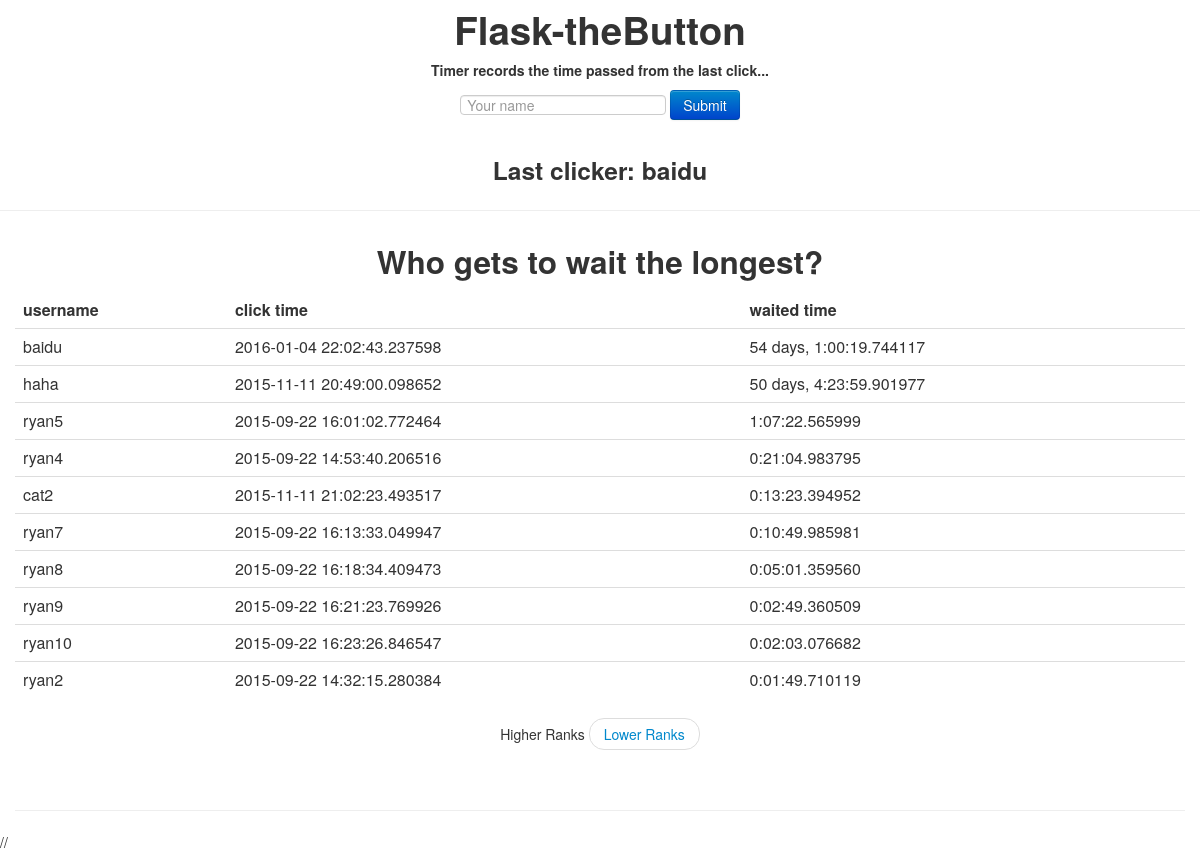
Before: / with the older database file.
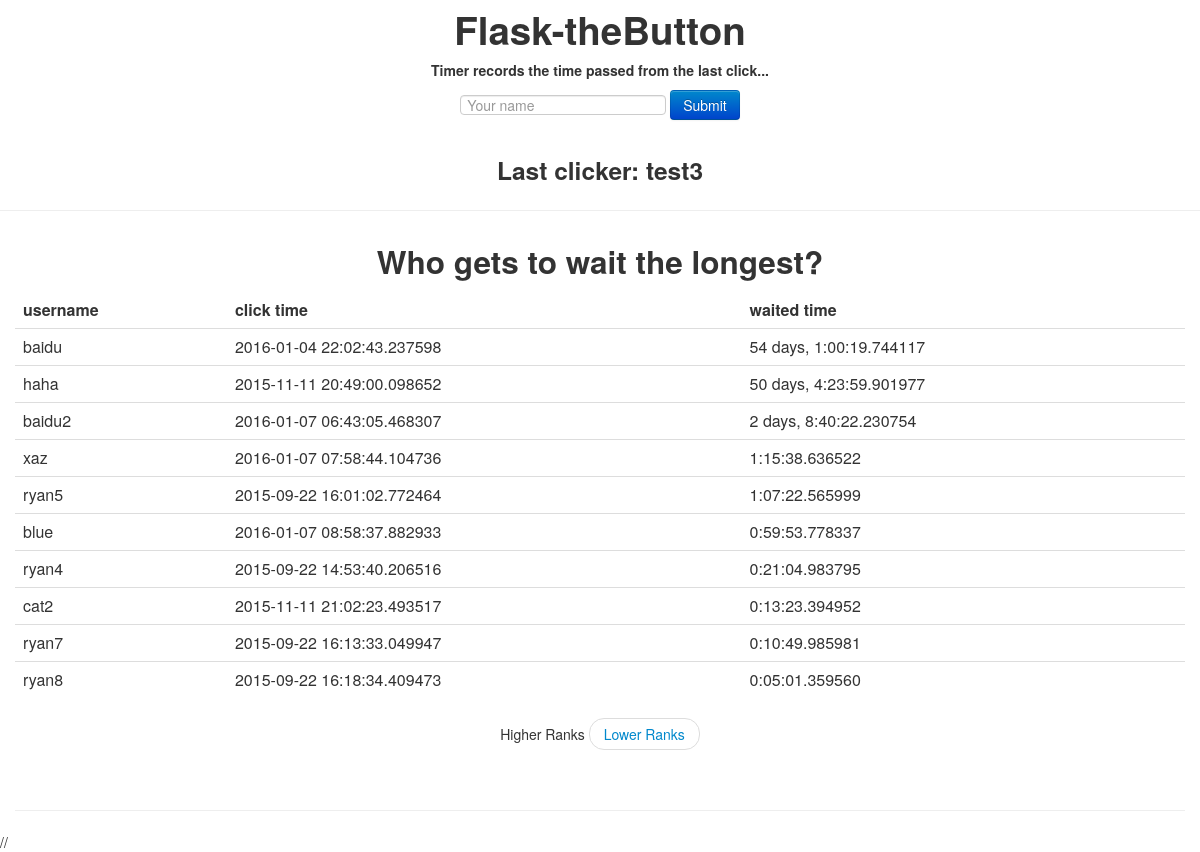
After: the same page with the newer database file.
### app/models.py (models this page shows, shortened)
class Clicker(db.Model):
    id = db.Column(db.Integer, primary_key=True)
    username = db.Column(db.String(80), index=True,unique=True)
    clicked = db.Column(db.DateTime,index=True)
    waited = db.Column(db.Interval,index=True)

### app/routes.py (the view)
@app.route('/')
@app.route('/<int:page>')
def index(page=1):
    form = ClickForm()
    last_click, last_clicker = get_last_click_and_clicker()
    delta = datetime.utcnow() - last_click
    leaders = get_leaders(page)
    return render_template('index.html', **locals())

### app/form.py
class ClickForm(Form):
    username = StringField('username',[validators.DataRequired()])

### app/models.py (called while the page is built)
def get_last_click_and_clicker():
    last_clicker = Clicker.query.order_by(desc(Clicker.clicked)).first()
    if last_clicker is None:
        return datetime.utcnow(), None
    return last_clicker.clicked, last_clicker.username

def get_leaders(page):
    return Clicker.query.order_by(Clicker.waited.desc()).paginate(page,10,False)

### app/templates/index.html (shortened to what this page needs)
<html>
  <head>
    <link href="/static/css/bootstrap.min.css" rel="stylesheet" media="screen">
    <link href="/static/css/bootstrap-responsive.min.css" rel="stylesheet">
    <link href="/static/countup/jquery.countup.css" rel="stylesheet">
  </head>
  <body>
    <div class="container">
      <div class="jumbotron text-center">
        <h1>Flask-theButton</h1>
        <h5>Timer records the time passed from the last click...</h5>
      </div>
    </div>
    <div class="container text-center">
      <form class="form-inline" method="POST" action="/click">
          {{form.username(placeholder="Your name",size=40,id="user")}}
          <input type="submit" class="btn btn-primary btn-md" values="theButton">
      </form>
    </div>
    <h3 id='last_clicker' class="text-center">
        Last clicker: {{ last_clicker }}<br/>
    </h3>
    <hr>
    <div class="container">
      <h2 class="text-center">Who gets to wait the longest?</h2>
      <table class="table table-hover">
        <thead>
          <tr>
            <td><b>username</b></td>
            <td><b>click time</b></td>
            <td><b>waited time</b></td>
          </tr>
        </thead>
        <tbody>
          {% for leader in leaders.items %}
          <tr>
            <td>{{leader.username}}</td>
            <td>{{leader.clicked}}</td>
            <td>{{leader.waited}}</td>
          </tr>
          {% endfor %}
        </tbody>
      </table>
      <ul class="pager">
        <li>{% if leaders.has_prev %}<a href="{{ url_for('index', page=leaders.prev_num) }}">Higer Ranks</a>{% else %}Higher Ranks{% endif %}</li>
        <li>{% if leaders.has_next %}<a href="{{ url_for('index', page=leaders.next_num) }}">Lower Ranks</a>{% else %}Lower Ranks{% endif %}</li>
      </ul>
      <br><hr>
    </div>
  </body>
  //
</html>

Changed rows visible on the page:
no longer on this page (row unchanged): Clicker: username "ryan9", clicked "2015-09-22 16:21:23.769926", waited "0:02:49.360509"
no longer on this page (row unchanged): Clicker: username "ryan10", clicked "2015-09-22 16:23:26.846547", waited "0:02:03.076682"
no longer on this page (row unchanged): Clicker: username "ryan2", clicked "2015-09-22 14:32:15.280384", waited "0:01:49.710119"
added Clicker: username "test3"
added Clicker: username "baidu2", clicked "2016-01-07 06:43:05.468307", waited "2 days, 8:40:22.230754"
added Clicker: username "xaz", clicked "2016-01-07 07:58:44.104736", waited "1:15:38.636522"
added Clicker: username "blue", clicked "2016-01-07 08:58:37.882933", waited "0:59:53.778337"
Other visible differences:
{{ last_clicker }}: "baidu" → "test3"
